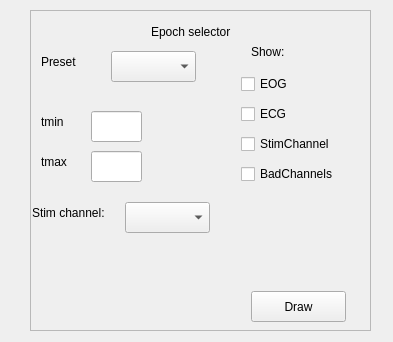
<?xml version="1.0" encoding="UTF-8"?>
<ui version="4.0">
 <class>Form</class>
 <widget class="QWidget" name="Form">
  <property name="geometry">
   <rect>
    <x>0</x>
    <y>0</y>
    <width>393</width>
    <height>342</height>
   </rect>
  </property>
  <property name="windowTitle">
   <string>Form</string>
  </property>
  <widget class="QScrollArea" name="scrollArea">
   <property name="geometry">
    <rect>
     <x>30</x>
     <y>10</y>
     <width>341</width>
     <height>321</height>
    </rect>
   </property>
   <property name="widgetResizable">
    <bool>true</bool>
   </property>
   <widget class="QWidget" name="scrollAreaWidgetContents">
    <property name="geometry">
     <rect>
      <x>0</x>
      <y>0</y>
      <width>339</width>
      <height>319</height>
     </rect>
    </property>
    <widget class="QComboBox" name="stimChannelComboBox">
     <property name="geometry">
      <rect>
       <x>94</x>
       <y>191</y>
       <width>85</width>
       <height>31</height>
      </rect>
     </property>
    </widget>
    <widget class="QComboBox" name="PresetComboBox">
     <property name="geometry">
      <rect>
       <x>80</x>
       <y>40</y>
       <width>85</width>
       <height>31</height>
      </rect>
     </property>
    </widget>
    <widget class="QLineEdit" name="eventMarginalMin">
     <property name="geometry">
      <rect>
       <x>60</x>
       <y>100</y>
       <width>51</width>
       <height>31</height>
      </rect>
     </property>
     <property name="text">
      <string/>
     </property>
    </widget>
    <widget class="QLineEdit" name="eventMarginalMax">
     <property name="geometry">
      <rect>
       <x>60</x>
       <y>140</y>
       <width>51</width>
       <height>31</height>
      </rect>
     </property>
    </widget>
    <widget class="QPushButton" name="DrawButton">
     <property name="geometry">
      <rect>
       <x>220</x>
       <y>280</y>
       <width>95</width>
       <height>31</height>
      </rect>
     </property>
     <property name="text">
      <string>Draw</string>
     </property>
    </widget>
    <widget class="QLabel" name="label">
     <property name="geometry">
      <rect>
       <x>120</x>
       <y>10</y>
       <width>101</width>
       <height>21</height>
      </rect>
     </property>
     <property name="text">
      <string>Epoch selector</string>
     </property>
    </widget>
    <widget class="QLabel" name="label_2">
     <property name="geometry">
      <rect>
       <x>1</x>
       <y>191</y>
       <width>87</width>
       <height>21</height>
      </rect>
     </property>
     <property name="text">
      <string>Stim channel:</string>
     </property>
    </widget>
    <widget class="QLabel" name="label_3">
     <property name="geometry">
      <rect>
       <x>10</x>
       <y>100</y>
       <width>66</width>
       <height>21</height>
      </rect>
     </property>
     <property name="text">
      <string>tmin</string>
     </property>
    </widget>
    <widget class="QLabel" name="label_4">
     <property name="geometry">
      <rect>
       <x>10</x>
       <y>140</y>
       <width>41</width>
       <height>21</height>
      </rect>
     </property>
     <property name="text">
      <string>tmax</string>
     </property>
    </widget>
    <widget class="QLabel" name="label_5">
     <property name="geometry">
      <rect>
       <x>10</x>
       <y>40</y>
       <width>66</width>
       <height>21</height>
      </rect>
     </property>
     <property name="text">
      <string>Preset</string>
     </property>
    </widget>
    <widget class="QLabel" name="label_6">
     <property name="geometry">
      <rect>
       <x>220</x>
       <y>30</y>
       <width>66</width>
       <height>21</height>
      </rect>
     </property>
     <property name="text">
      <string>Show:</string>
     </property>
    </widget>
    <widget class="QCheckBox" name="EOGcheckBox">
     <property name="geometry">
      <rect>
       <x>210</x>
       <y>60</y>
       <width>93</width>
       <height>26</height>
      </rect>
     </property>
     <property name="text">
      <string>EOG</string>
     </property>
    </widget>
    <widget class="QCheckBox" name="ECGCheckBox">
     <property name="geometry">
      <rect>
       <x>210</x>
       <y>90</y>
       <width>93</width>
       <height>26</height>
      </rect>
     </property>
     <property name="text">
      <string>ECG</string>
     </property>
    </widget>
    <widget class="QCheckBox" name="StimChannelCheckBox">
     <property name="geometry">
      <rect>
       <x>210</x>
       <y>120</y>
       <width>111</width>
       <height>26</height>
      </rect>
     </property>
     <property name="text">
      <string>StimChannel</string>
     </property>
    </widget>
    <widget class="QCheckBox" name="BadChannelsCheckBox">
     <property name="geometry">
      <rect>
       <x>210</x>
       <y>150</y>
       <width>121</width>
       <height>26</height>
      </rect>
     </property>
     <property name="text">
      <string>BadChannels</string>
     </property>
    </widget>
   </widget>
  </widget>
 </widget>
 <resources/>
 <connections/>
</ui>
